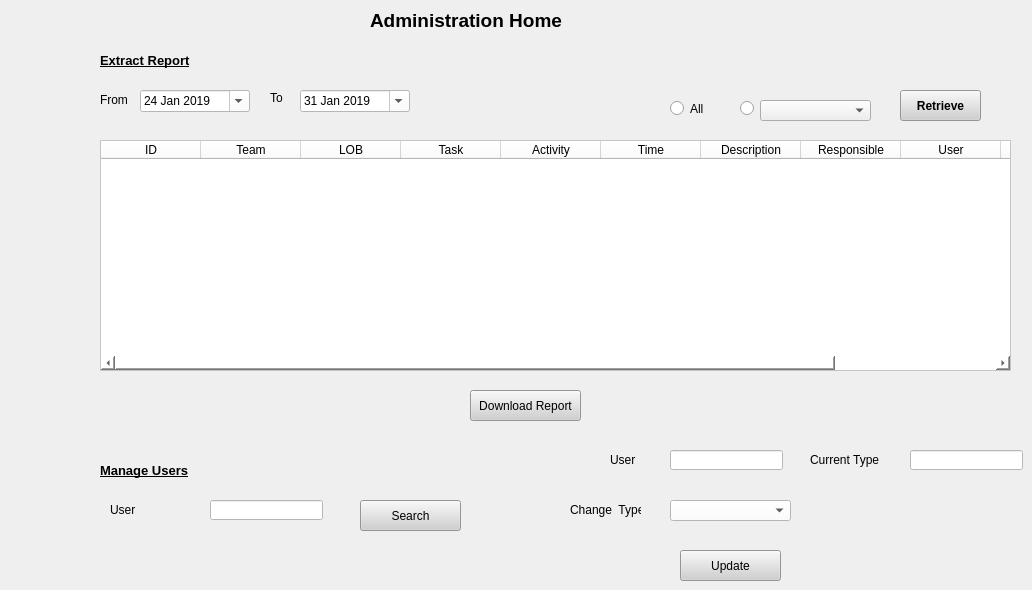
      <widget class="QWidget" name="tab_9">
       <attribute name="title">
        <string>Page</string>
       </attribute>
       <widget class="QDateEdit" name="dateEdit_2">
        <property name="geometry">
         <rect>
          <x>140</x>
          <y>90</y>
          <width>110</width>
          <height>22</height>
         </rect>
        </property>
        <property name="styleSheet">
         <string notr="true">background-color: rgb(255, 255, 255);</string>
        </property>
        <property name="calendarPopup">
         <bool>true</bool>
        </property>
        <property name="date">
         <date>
          <year>2019</year>
          <month>1</month>
          <day>24</day>
         </date>
        </property>
       </widget>
       <widget class="QDateEdit" name="dateEdit_3">
        <property name="geometry">
         <rect>
          <x>300</x>
          <y>90</y>
          <width>110</width>
          <height>22</height>
         </rect>
        </property>
        <property name="styleSheet">
         <string notr="true">background-color: rgb(255, 255, 255);</string>
        </property>
        <property name="calendarPopup">
         <bool>true</bool>
        </property>
        <property name="date">
         <date>
          <year>2019</year>
          <month>1</month>
          <day>31</day>
         </date>
        </property>
       </widget>
       <widget class="QLabel" name="label_38">
        <property name="geometry">
         <rect>
          <x>100</x>
          <y>90</y>
          <width>31</width>
          <height>20</height>
         </rect>
        </property>
        <property name="text">
         <string>From</string>
        </property>
       </widget>
       <widget class="QLabel" name="label_39">
        <property name="geometry">
         <rect>
          <x>270</x>
          <y>90</y>
          <width>21</width>
          <height>16</height>
         </rect>
        </property>
        <property name="text">
         <string>To</string>
        </property>
       </widget>
       <widget class="QLabel" name="label_40">
        <property name="geometry">
         <rect>
          <x>370</x>
          <y>10</y>
          <width>201</width>
          <height>21</height>
         </rect>
        </property>
        <property name="font">
         <font>
          <family>Segoe UI</family>
          <pointsize>14</pointsize>
          <weight>75</weight>
          <bold>true</bold>
         </font>
        </property>
        <property name="text">
         <string>Administration Home</string>
        </property>
       </widget>
       <widget class="QLabel" name="label_41">
        <property name="geometry">
         <rect>
          <x>100</x>
          <y>50</y>
          <width>101</width>
          <height>21</height>
         </rect>
        </property>
        <property name="font">
         <font>
          <pointsize>10</pointsize>
          <weight>75</weight>
          <bold>true</bold>
          <underline>true</underline>
         </font>
        </property>
        <property name="text">
         <string>Extract Report</string>
        </property>
       </widget>
       <widget class="QPushButton" name="pushButton_20">
        <property name="geometry">
         <rect>
          <x>470</x>
          <y>390</y>
          <width>111</width>
          <height>31</height>
         </rect>
        </property>
        <property name="styleSheet">
         <string notr="true">background-color: rgb(208, 208, 208);</string>
        </property>
        <property name="text">
         <string>Download Report</string>
        </property>
       </widget>
       <widget class="QLineEdit" name="lineEdit">
        <property name="geometry">
         <rect>
          <x>210</x>
          <y>500</y>
          <width>113</width>
          <height>20</height>
         </rect>
        </property>
        <property name="styleSheet">
         <string notr="true">background-color: rgb(255, 255, 255);</string>
        </property>
       </widget>
       <widget class="QLabel" name="label_42">
        <property name="geometry">
         <rect>
          <x>110</x>
          <y>500</y>
          <width>71</width>
          <height>20</height>
         </rect>
        </property>
        <property name="text">
         <string>User</string>
        </property>
       </widget>
       <widget class="QLineEdit" name="lineEdit_20">
        <property name="geometry">
         <rect>
          <x>670</x>
          <y>450</y>
          <width>113</width>
          <height>20</height>
         </rect>
        </property>
        <property name="styleSheet">
         <string notr="true">background-color: rgb(255, 255, 255);</string>
        </property>
        <property name="readOnly">
         <bool>true</bool>
        </property>
       </widget>
       <widget class="QLabel" name="label_43">
        <property name="geometry">
         <rect>
          <x>610</x>
          <y>450</y>
          <width>41</width>
          <height>20</height>
         </rect>
        </property>
        <property name="text">
         <string>User</string>
        </property>
       </widget>
       <widget class="QComboBox" name="comboBox_2">
        <property name="geometry">
         <rect>
          <x>670</x>
          <y>500</y>
          <width>121</width>
          <height>21</height>
         </rect>
        </property>
        <property name="styleSheet">
         <string notr="true">background-color: rgb(255, 255, 255);</string>
        </property>
       </widget>
       <widget class="QLabel" name="label_44">
        <property name="geometry">
         <rect>
          <x>810</x>
          <y>450</y>
          <width>81</width>
          <height>20</height>
         </rect>
        </property>
        <property name="text">
         <string>Current Type</string>
        </property>
       </widget>
       <widget class="QLineEdit" name="lineEdit_21">
        <property name="geometry">
         <rect>
          <x>910</x>
          <y>450</y>
          <width>113</width>
          <height>20</height>
         </rect>
        </property>
        <property name="styleSheet">
         <string notr="true">background-color: rgb(255, 255, 255);</string>
        </property>
        <property name="readOnly">
         <bool>true</bool>
        </property>
       </widget>
       <widget class="QLabel" name="label_45">
        <property name="geometry">
         <rect>
          <x>570</x>
          <y>500</y>
          <width>71</width>
          <height>20</height>
         </rect>
        </property>
        <property name="text">
         <string>Change  Type</string>
        </property>
       </widget>
       <widget class="QPushButton" name="pushButton_21">
        <property name="geometry">
         <rect>
          <x>680</x>
          <y>550</y>
          <width>101</width>
          <height>31</height>
         </rect>
        </property>
        <property name="styleSheet">
         <string notr="true">background-color: rgb(208, 208, 208);</string>
        </property>
        <property name="text">
         <string>Update</string>
        </property>
       </widget>
       <widget class="QLabel" name="label_46">
        <property name="geometry">
         <rect>
          <x>100</x>
          <y>460</y>
          <width>101</width>
          <height>21</height>
         </rect>
        </property>
        <property name="font">
         <font>
          <pointsize>10</pointsize>
          <weight>75</weight>
          <bold>true</bold>
          <underline>true</underline>
         </font>
        </property>
        <property name="text">
         <string>Manage Users</string>
        </property>
       </widget>
       <widget class="QRadioButton" name="radioButton">
        <property name="geometry">
         <rect>
          <x>670</x>
          <y>100</y>
          <width>51</width>
          <height>17</height>
         </rect>
        </property>
        <property name="text">
         <string>All</string>
        </property>
       </widget>
       <widget class="QRadioButton" name="radioButton_2">
        <property name="geometry">
         <rect>
          <x>740</x>
          <y>100</y>
          <width>21</width>
          <height>17</height>
         </rect>
        </property>
        <property name="text">
         <string/>
        </property>
       </widget>
       <widget class="QComboBox" name="comboBox_12">
        <property name="geometry">
         <rect>
          <x>760</x>
          <y>100</y>
          <width>111</width>
          <height>21</height>
         </rect>
        </property>
       </widget>
       <widget class="QPushButton" name="pushButton_22">
        <property name="geometry">
         <rect>
          <x>360</x>
          <y>500</y>
          <width>101</width>
          <height>31</height>
         </rect>
        </property>
        <property name="styleSheet">
         <string notr="true">background-color: rgb(208, 208, 208);</string>
        </property>
        <property name="text">
         <string>Search</string>
        </property>
       </widget>
       <widget class="QPushButton" name="pushButton_19">
        <property name="geometry">
         <rect>
          <x>900</x>
          <y>90</y>
          <width>81</width>
          <height>31</height>
         </rect>
        </property>
        <property name="font">
         <font>
          <weight>75</weight>
          <bold>true</bold>
         </font>
        </property>
        <property name="cursor">
         <cursorShape>PointingHandCursor</cursorShape>
        </property>
        <property name="styleSheet">
         <string notr="true">background-color: rgb(208, 208, 208);</string>
        </property>
        <property name="text">
         <string>Retrieve</string>
        </property>
       </widget>
       <widget class="QTableWidget" name="tableWidget_2">
        <property name="geometry">
         <rect>
          <x>100</x>
          <y>140</y>
          <width>911</width>
          <height>231</height>
         </rect>
        </property>
        <property name="styleSheet">
         <string notr="true">background-color: rgb(255, 255, 255);</string>
        </property>
        <column>
         <property name="text">
          <string>ID</string>
         </property>
        </column>
        <column>
         <property name="text">
          <string>Team</string>
         </property>
        </column>
        <column>
         <property name="text">
          <string>LOB</string>
         </property>
        </column>
        <column>
         <property name="text">
          <string>Task</string>
         </property>
        </column>
        <column>
         <property name="text">
          <string>Activity</string>
         </property>
        </column>
        <column>
         <property name="text">
          <string>Time</string>
         </property>
        </column>
        <column>
         <property name="text">
          <string>Description</string>
         </property>
        </column>
        <column>
         <property name="text">
          <string>Responsible</string>
         </property>
        </column>
        <column>
         <property name="text">
          <string>User</string>
         </property>
        </column>
        <column>
         <property name="text">
          <string>Date</string>
         </property>
        </column>
        <column>
         <property name="text">
          <string>Comments</string>
         </property>
        </column>
       </widget>
      </widget>
